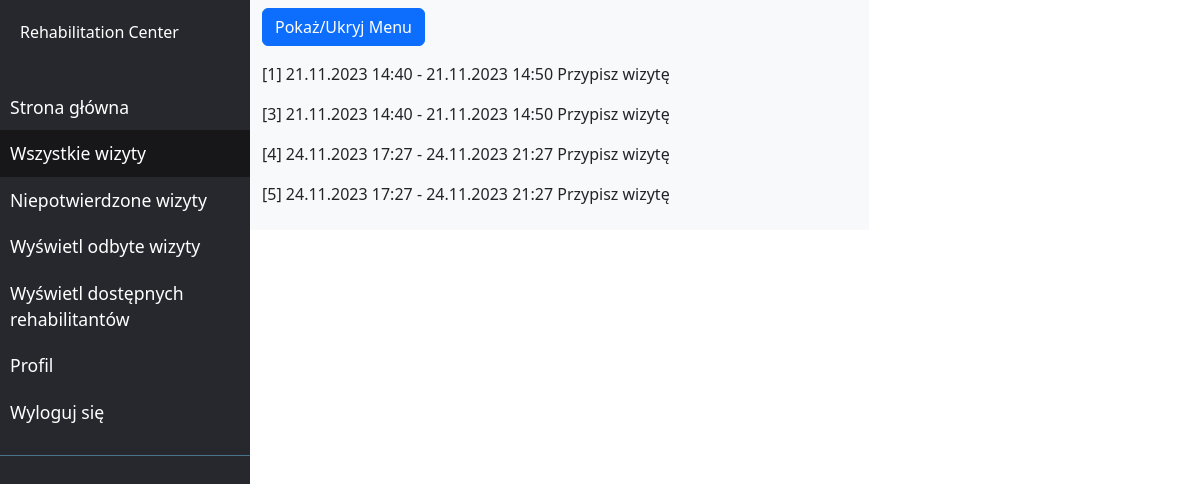
Page /visits/ (signed in) on the committed database.
### base_app/models.py (models this page shows)
class Visit(models.Model):
    start_date = models.DateTimeField()
    end_date = models.DateTimeField()
    description = models.TextField()
    patient = models.ForeignKey(Patient, on_delete=models.CASCADE, null=True, blank=True)
    accepted = models.BooleanField(default=False)
    rehabilitator = models.ForeignKey(Rehabilitator, on_delete=models.CASCADE)
    patient_feedback = models.TextField(blank=True, default='')

### base_app/views.py (the view)
# urls.py: path('visits/', views.visits, name='visits'),
@login_required
@user_passes_test(lambda u: hasattr(u, 'patient'))
def visits(request):
    context = {
        'visits': Visit.objects.filter(patient__isnull=True),
        'page': 'visits'
    }
    return render(request, 'base_app/visits.html', context)

### base_app/templates/base_app/visits.html
{% extends 'base_app/new_base_template.html' %}
{% block content %}
    {% for visit in visits %}
        <p>
            [{{ visit.id }}] {{ visit.start_date|date:'d.m.Y H:i' }} - {{ visit.end_date|date:'d.m.Y H:i' }}
            <a href="{% url 'assign_visit' visit.id %}">Przypisz wizytę</a>
        </p>
    {% endfor %}
{% endblock content %}

### base_app/templates/base_app/new_base_template.html (style rules this page uses)
a, a:hover, a:focus { color: inherit; text-decoration: none; transition: all 0.3s; }

### rows in the picture
Visit: id "1", start_date "21.11.2023 14:40", end_date "21.11.2023 14:50"
Visit: id "3", start_date "21.11.2023 14:40", end_date "21.11.2023 14:50"
Visit: id "4", start_date "24.11.2023 17:27", end_date "24.11.2023 21:27"
Visit: id "5", start_date "24.11.2023 17:27", end_date "24.11.2023 21:27"
